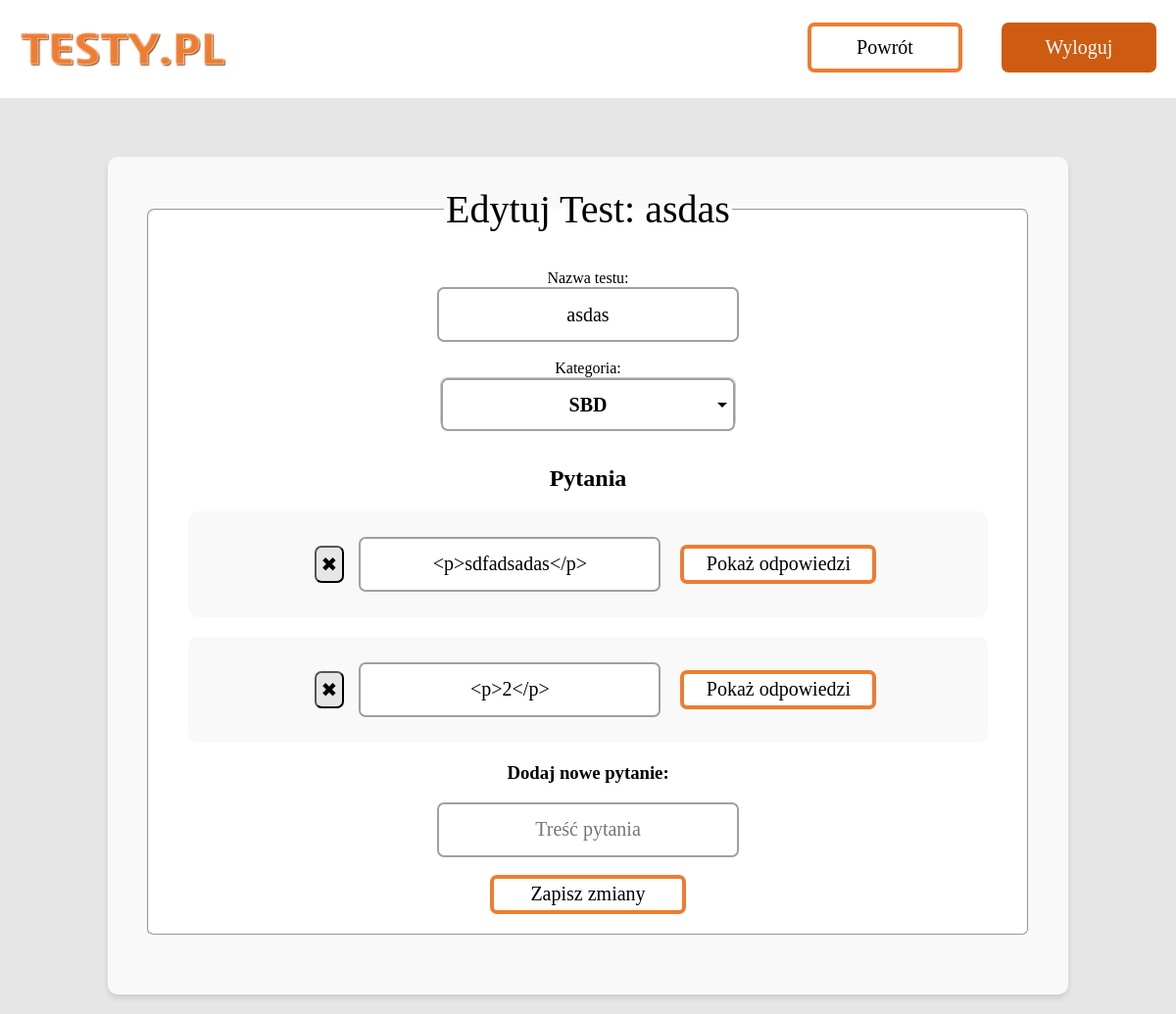
/edytuj_test.php?test_id=6 (signed in), run on the app's committed database.
### tables this page shows
CREATE TABLE `testy` (
  `ID` int(11) NOT NULL,
  `nazwa` varchar(100) NOT NULL,
  `Kategorie_id` int(11) NOT NULL,
  `konta_ID` int(100) NOT NULL,
  `ocena_id` int(11) NOT NULL
);

CREATE TABLE `pytania` (
  `ID` int(11) NOT NULL,
  `testy_id` int(11) NOT NULL,
  `zawartosc` longtext NOT NULL,
  `numer` int(11) NOT NULL
);

### edytuj_test.php (the view, shortened to what this page needs)
<?php
$host = 'localhost';
$db_user = 'root';
$db_password = '';
$db_name = 'projekt';
$conn = new mysqli($host, $db_user, $db_password, $db_name);
$test_id = (int)$_GET['test_id'];
$sql_test = "SELECT * FROM testy WHERE ID = ?";
$stmt = $conn->prepare($sql_test);
$stmt->bind_param("i", $test_id);
$stmt->execute();
$test = $stmt->get_result()->fetch_assoc();
$sql_questions = "SELECT * FROM pytania WHERE testy_id = ?";
$stmt_questions = $conn->prepare($sql_questions);
$stmt_questions->bind_param("i", $test_id);
$stmt_questions->execute();
$questions = $stmt_questions->get_result();
?>
<!DOCTYPE html>
<html lang="pl">
<head>
    <link rel="stylesheet" href="css/index.css">
    <link rel="stylesheet" href="css/hamburger.css">
</head>
<body>
<div id="strona">
    <div id="head">
        <a href="index.php"><img src="img/logo.png" id="img_logo" alt="TESTY.PL"></a>
        <nav class="nav-container">
            <ul id="menu">
                <li class="menu"><a href="testy.php" id="head_zal" style="text-decoration:none">Powrót</a></li>
                <li class="menu"><a href="wylogowano.php" id="head_stw" style="text-decoration:none">Wyloguj</a></li>
            </ul>
        </nav>
    </div>
    <div id="main">
    <div id="main3">
        <form action="zapisz_wszystko.php" method="post">
			<fieldset id="rej_tab">
        <legend id="rej_leg">Edytuj Test: <?php echo htmlspecialchars($test['nazwa']); ?></legend>
			<br>
            <label for="nazwa">Nazwa testu:</label><br>
            <input type="text" id="nazwa" name="test[nazwa]" class="text" value="<?php echo htmlspecialchars($test['nazwa']); ?>">
            <br><br>
            <label for="kategoria">Kategoria:</label><br>
            <br><br>
            <h2>Pytania</h2>
            <?php while ($question = $questions->fetch_assoc()): ?>
                <div class="pytania" style="margin-bottom: 20px; padding: 20px; background-color: #f9f9f9; border-radius: 10px;">
                    <div class="pytanie" style="display: flex; align-items: center;">
                        <button type="button" class="delete-question odp_usun" data-id="<?php echo $question['ID']; ?>">✖</button>
                        <input type="text" name="questions[<?php echo $question['ID']; ?>][zawartosc]" class="text" value="<?php echo htmlspecialchars($question['zawartosc']); ?>" required>
                        <button type="button" class="toggle-answers btn" style="margin-left: 20px;" data-id="<?php echo $question['ID']; ?>">Pokaż odpowiedzi</button>
                    </div>
                </div>
            <?php endwhile; ?>
            <h3>Dodaj nowe pytanie:</h3>
            <div class="new-question">
                <input type="text" name="new_questions[zawartosc][]" class="text" placeholder="Treść pytania">
            </div>
			<br>
            <button type="submit" class="btn">Zapisz zmiany</button>
			</fieldset>
        </form>
    </div>
</div>
</div>
</body>
</html>

### css/index.css (style rules this page uses)
body { background-color:rgb(230,230,230); margin:0px; }
* { font-family:calibri; }
.menu { font-size: 20px; text-align: center; margin-top: 38px; padding-left: 20px; padding-right: 20px; float:left; z-index:4; }
#head_zal { border: 4px solid rgb(237,125,49); border-radius:7px; background-color:white; padding:10px; text-align:center; width:130px; font-size: min(max(16px, 4vw), 20px); display:block; color:black; margin-top:-15px; cursor:pointer; }
#head { text-align:center; width:100%; height:100px; background-color:white; position:fixed; z-index: 3; border-bottom:2px solid; border-color:rgb(230,230,230); }
#main { float:left; clear:both; width:100%; height:100%; padding-top: 60px; margin-top:80px; transition: all 200ms ease-in-out; z-index: 0; }
#head_stw { border: 4px solid rgb(205,92,18); border-radius:7px; background-color:rgb(205,92,18); padding:10px; text-align:center; width:130px; font-size: min(max(16px, 4vw), 20px); display:block; color:white; margin-top:-15px; cursor:pointer; }
.pytanie { margin-left:auto; margin-right:auto; width:fit-content; }
#strona { width:100%; animation: fadeIn 0.5s ease-in-out; overflow:hidden; }
#img_logo { height:35px; max-height:6vw; margin-top:33px; margin-bottom:auto; margin-left:20px; float:left; transition: all 200ms ease-in-out; }
#menu { list-style-type: none; margin: 0; padding: 0; overflow: hidden; text-align:center; }
#main3 { background-color: #f9f9f9; padding: 30px 40px; margin: 20px auto; border-radius: 10px; box-shadow: 0 4px 6px rgba(0, 0, 0, 0.1); max-width: 900px; text-align: center; }
.odp_usun { border-radius:7px; color:black; background-color:rgb(230,230,230); padding:5px; text-align:center; font-size:20px; color:black; display:inline-block; margin:15px; cursor:pointer; }
#rej_leg { font-size:40px; }
#rej_tab { text-align:center; margin:0 auto 30px auto; padding: 20px 40px; background-color:white; border-radius:7px; }
.btn { width:200px; height:40px; color:black; text-align:center; border: 4px solid rgb(237,125,49); background-color:white; border-radius:7px; font-size:20px; cursor:pointer; }
.text { width:300px; height:50px; text-align:center; border: 2px solid rgb(160,160,160); background-color:white; border-radius:7px; font-size:20px; color:black; }

### css/hamburger.css (style rules this page uses)
.nav-container { max-width: 1000px; margin: 0 auto; }
nav { float: right; }
nav ul { list-style: none; margin: 0; padding: 0; }
nav ul li { float: left; position: relative; }
nav ul li a, nav ul li a:visited { display: block; padding: 10px; }
@media screen and (min-width: 1040px) { #menu { display: block !important; } }

### data on the page
testy: nazwa "asdas"
pytania: zawartosc "<p>sdfadsadas</p>"
pytania: zawartosc "<p>2</p>"
